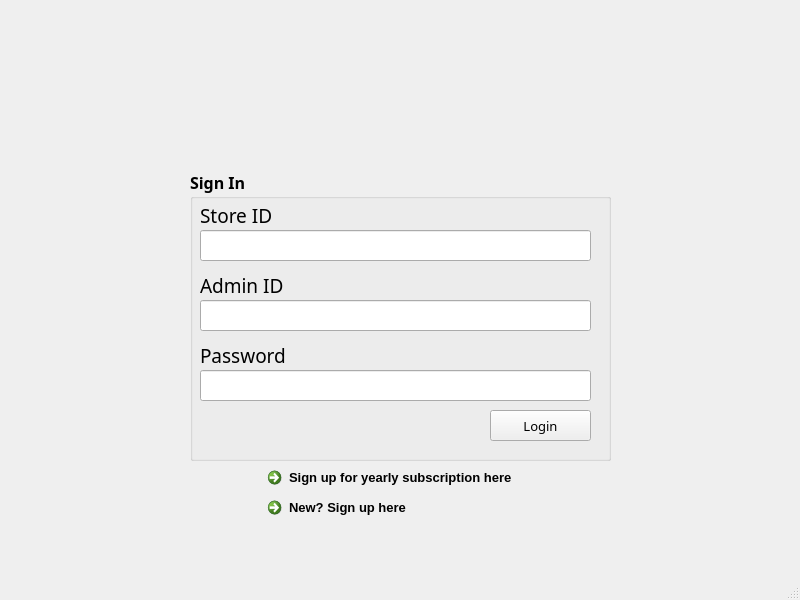
<?xml version="1.0" encoding="UTF-8"?>
<ui version="4.0">
 <class>MainWindow</class>
 <widget class="QMainWindow" name="MainWindow">
  <property name="geometry">
   <rect>
    <x>0</x>
    <y>0</y>
    <width>800</width>
    <height>600</height>
   </rect>
  </property>
  <property name="windowTitle">
   <string>MainWindow</string>
  </property>
  <widget class="QWidget" name="centralwidget">
   <widget class="QLabel" name="label">
    <property name="geometry">
     <rect>
      <x>250</x>
      <y>10</y>
      <width>311</width>
      <height>131</height>
     </rect>
    </property>
    <property name="text">
     <string/>
    </property>
    <property name="pixmap">
     <pixmap>../../Pictures/Saved Pictures/bobappLOGO.png</pixmap>
    </property>
    <property name="scaledContents">
     <bool>true</bool>
    </property>
   </widget>
   <widget class="QCommandLinkButton" name="commandLinkButton">
    <property name="geometry">
     <rect>
      <x>260</x>
      <y>460</y>
      <width>281</width>
      <height>41</height>
     </rect>
    </property>
    <property name="font">
     <font>
      <family>Segoe UI</family>
      <pointsize>10</pointsize>
     </font>
    </property>
    <property name="text">
     <string>Sign up for yearly subscription here</string>
    </property>
   </widget>
   <widget class="QGroupBox" name="groupBox">
    <property name="geometry">
     <rect>
      <x>190</x>
      <y>170</y>
      <width>421</width>
      <height>291</height>
     </rect>
    </property>
    <property name="font">
     <font>
      <family>Century Gothic</family>
      <pointsize>12</pointsize>
      <weight>75</weight>
      <bold>true</bold>
     </font>
    </property>
    <property name="title">
     <string>Sign In</string>
    </property>
    <property name="flat">
     <bool>false</bool>
    </property>
    <property name="checkable">
     <bool>false</bool>
    </property>
    <widget class="QLabel" name="storeID_label">
     <property name="geometry">
      <rect>
       <x>10</x>
       <y>30</y>
       <width>221</width>
       <height>31</height>
      </rect>
     </property>
     <property name="font">
      <font>
       <family>Century Gothic</family>
       <pointsize>14</pointsize>
       <weight>50</weight>
       <bold>false</bold>
      </font>
     </property>
     <property name="text">
      <string>Store ID</string>
     </property>
    </widget>
    <widget class="QLineEdit" name="storeID_lineEdit">
     <property name="geometry">
      <rect>
       <x>10</x>
       <y>60</y>
       <width>391</width>
       <height>31</height>
      </rect>
     </property>
     <property name="font">
      <font>
       <weight>50</weight>
       <bold>false</bold>
      </font>
     </property>
    </widget>
    <widget class="QLabel" name="adminID_label">
     <property name="geometry">
      <rect>
       <x>10</x>
       <y>100</y>
       <width>221</width>
       <height>31</height>
      </rect>
     </property>
     <property name="font">
      <font>
       <family>Century Gothic</family>
       <pointsize>14</pointsize>
       <weight>50</weight>
       <bold>false</bold>
      </font>
     </property>
     <property name="text">
      <string>Admin ID</string>
     </property>
    </widget>
    <widget class="QLineEdit" name="adminID_lineEdit">
     <property name="geometry">
      <rect>
       <x>10</x>
       <y>130</y>
       <width>391</width>
       <height>31</height>
      </rect>
     </property>
     <property name="font">
      <font>
       <weight>50</weight>
       <bold>false</bold>
      </font>
     </property>
    </widget>
    <widget class="QPushButton" name="adminLogButton">
     <property name="geometry">
      <rect>
       <x>300</x>
       <y>240</y>
       <width>101</width>
       <height>31</height>
      </rect>
     </property>
     <property name="font">
      <font>
       <family>Century Gothic</family>
       <pointsize>10</pointsize>
       <weight>50</weight>
       <bold>false</bold>
      </font>
     </property>
     <property name="text">
      <string>Login</string>
     </property>
    </widget>
    <widget class="QLabel" name="adminPW_label">
     <property name="geometry">
      <rect>
       <x>10</x>
       <y>170</y>
       <width>221</width>
       <height>31</height>
      </rect>
     </property>
     <property name="font">
      <font>
       <family>Century Gothic</family>
       <pointsize>14</pointsize>
       <weight>50</weight>
       <bold>false</bold>
      </font>
     </property>
     <property name="text">
      <string>Password</string>
     </property>
    </widget>
    <widget class="QLineEdit" name="adminPW_lineEdit">
     <property name="geometry">
      <rect>
       <x>10</x>
       <y>200</y>
       <width>391</width>
       <height>31</height>
      </rect>
     </property>
     <property name="font">
      <font>
       <weight>50</weight>
       <bold>false</bold>
      </font>
     </property>
     <property name="echoMode">
      <enum>QLineEdit::Password</enum>
     </property>
    </widget>
   </widget>
   <widget class="QCommandLinkButton" name="commandLinkButton_2">
    <property name="geometry">
     <rect>
      <x>260</x>
      <y>490</y>
      <width>281</width>
      <height>41</height>
     </rect>
    </property>
    <property name="font">
     <font>
      <family>Segoe UI</family>
      <pointsize>10</pointsize>
     </font>
    </property>
    <property name="text">
     <string>New? Sign up here</string>
    </property>
   </widget>
  </widget>
  <widget class="QMenuBar" name="menubar">
   <property name="geometry">
    <rect>
     <x>0</x>
     <y>0</y>
     <width>800</width>
     <height>21</height>
    </rect>
   </property>
  </widget>
  <widget class="QStatusBar" name="statusbar"/>
 </widget>
 <resources/>
 <connections/>
</ui>
